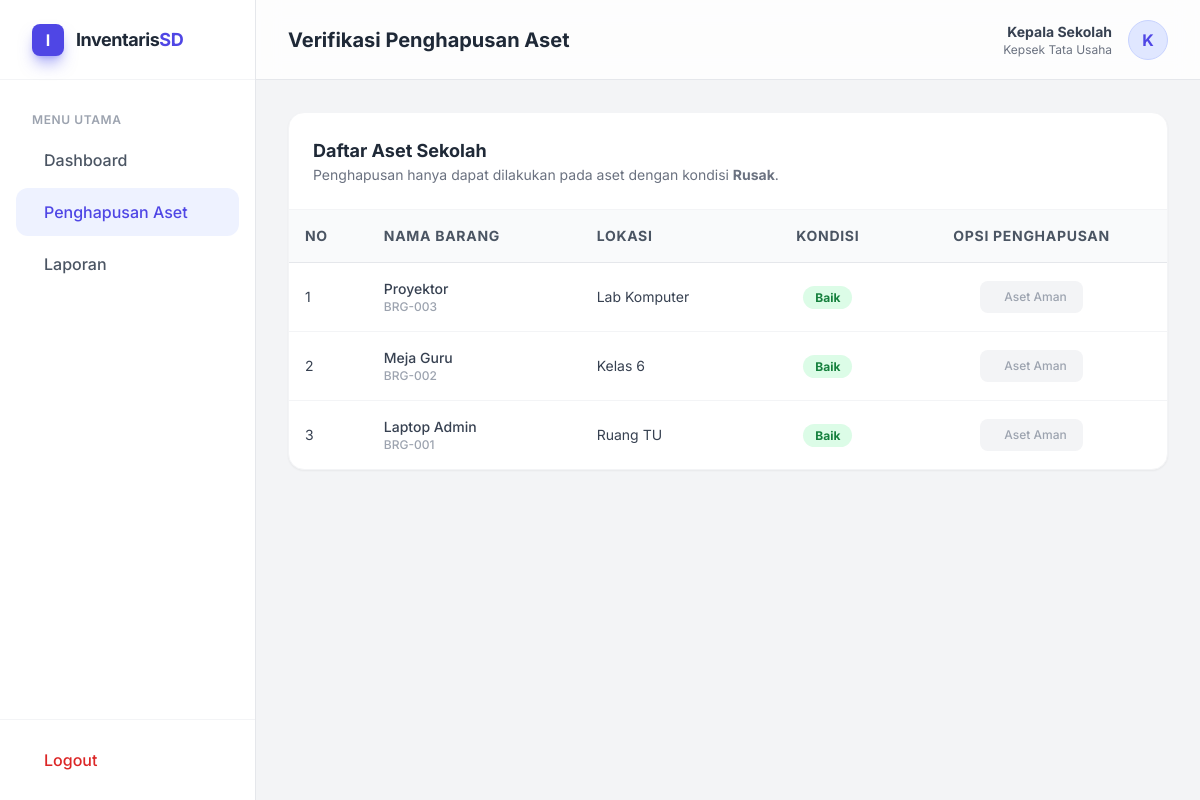
The app's page /kepsek/data_barang.php (signed in) with its own data.
### tables this page shows
CREATE TABLE `barang` (
  `id_barang` int NOT NULL,
  `kode_barang` varchar(20) NOT NULL,
  `nama_barang` varchar(100) NOT NULL,
  `merk` varchar(50) DEFAULT NULL,
  `id_kategori` int NOT NULL,
  `lokasi` varchar(50) NOT NULL,
  `stok` int NOT NULL DEFAULT '0',
  `sumber_dana` varchar(50) DEFAULT NULL,
  `kondisi` enum('baik','rusak') NOT NULL DEFAULT 'baik',
  `gambar` varchar(255) DEFAULT 'no-image.jpg',
  `tgl_input` timestamp NULL DEFAULT CURRENT_TIMESTAMP
);

### kepsek/data_barang.php (the view, shortened to what this page needs)
<?php
include '../config/database.php';
?>
<!DOCTYPE html>
<html lang="id">
<head>
    <script src="https://cdn.tailwindcss.com"></script>
    <link href="https://cdn.jsdelivr.net/npm/remixicon@3.5.0/fonts/remixicon.css" rel="stylesheet">
</head>
<body class="flex h-screen overflow-hidden">
    <?php include '../komponen/sidebar.php'; ?>
    <main class="flex-1 flex flex-col h-screen overflow-y-auto bg-[#F3F4F6]">
        <?php include '../komponen/header.php'; ?>
        <div class="p-8">
            <div class="bg-white rounded-2xl shadow-sm border border-gray-100 overflow-hidden">
                <div class="p-6 border-b border-gray-100">
                    <h3 class="text-lg font-bold text-gray-800">Daftar Aset Sekolah</h3>
                    <p class="text-sm text-gray-500">Penghapusan hanya dapat dilakukan pada aset dengan kondisi <strong>Rusak</strong>.</p>
                </div>
                <div class="overflow-x-auto">
                    <table class="w-full text-left border-collapse">
                        <thead>
                            <tr class="bg-gray-50 text-gray-600 text-sm uppercase tracking-wider">
                                <th class="p-4 border-b">No</th>
                                <th class="p-4 border-b">Nama Barang</th>
                                <th class="p-4 border-b">Lokasi</th>
                                <th class="p-4 border-b text-center">Kondisi</th>
                                <th class="p-4 border-b text-center">Opsi Penghapusan</th>
                            </tr>
                        </thead>
                        <tbody class="divide-y divide-gray-100">
                            <?php
                            $no = 1;
                            $query = mysqli_query($conn, "SELECT * FROM barang ORDER BY kondisi DESC, id_barang DESC");
                            while($d = mysqli_fetch_array($query)){
                            ?>
                            <tr class="hover:bg-gray-50 transition-colors text-sm text-gray-700">
                                <td class="p-4"><?php echo $no++; ?></td>
                                <td class="p-4 font-medium">
                                    <?php echo $d['nama_barang']; ?>
                                    <div class="text-xs text-gray-400"><?php echo $d['kode_barang']; ?></div>
                                </td>
                                <td class="p-4"><?php echo $d['lokasi']; ?></td>
                                <td class="p-4 text-center">
                                    <?php if($d['kondisi'] == 'baik'): ?>
                                        <span class="px-3 py-1 rounded-full text-xs font-bold bg-green-100 text-green-700">Baik</span>
                                    <?php else: ?>
                                        <span class="px-3 py-1 rounded-full text-xs font-bold bg-red-100 text-red-700">Rusak</span>
                                    <?php endif; ?>
                                </td>
                                <td class="p-4 text-center">
                                    <?php if($d['kondisi'] == 'rusak'): ?>
                                        <a href="../fungsi/proses_hapus.php?id=<?php echo $d['id_barang']; ?>"
                                           class="inline-flex items-center gap-2 px-4 py-2 bg-red-600 hover:bg-red-700 text-white rounded-lg text-xs font-medium transition-colors shadow-lg shadow-red-500/30"
                                           onclick="return confirm('PERINGATAN: Aset ini akan dihapus permanen dari database. Lanjutkan?')">
                                            <i class="ri-delete-bin-line"></i> Setujui Hapus
                                        </a>
                                    <?php else: ?>
                                        <button disabled class="px-4 py-2 bg-gray-100 text-gray-400 rounded-lg text-xs font-medium cursor-not-allowed flex items-center gap-2 mx-auto">
                                            <i class="ri-lock-line"></i> Aset Aman
                                        </button>
                                    <?php endif; ?>
                                </td>
                            </tr>
                            <?php } ?>
                        </tbody>
                    </table>
                </div>
            </div>
        </div>
    </main>
</body>
</html>

### kepsek/data_barang.php (style rules this page uses)
body { font-family: 'Inter', sans-serif; background-color: #F3F4F6; }

### records on screen
barang: nama_barang "Proyektor", kode_barang "BRG-003", lokasi "Lab Komputer", kondisi "Baik"
barang: nama_barang "Meja Guru", kode_barang "BRG-002", lokasi "Kelas 6", kondisi "Baik"
barang: nama_barang "Laptop Admin", kode_barang "BRG-001", lokasi "Ruang TU", kondisi "Baik"

### other values on screen
$judul "Verifikasi Penghapusan Aset"
$_SESSION['nama'] "Kepala Sekolah"
$_SESSION['role'] "Kepsek"
substr($_SESSION['nama'], 0, 1) "K"
